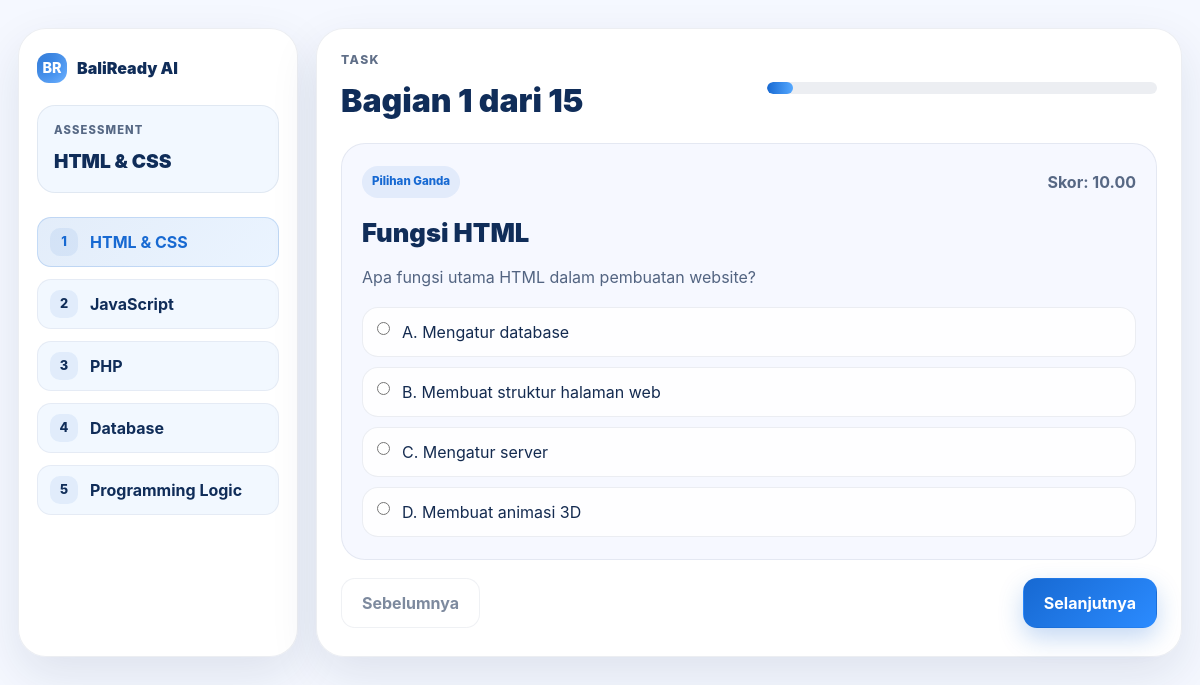
Screenshot of /assesment.php (signed in) with the database file from the repository.
### tables this page shows
CREATE TABLE `competencies` (
  `id` bigint UNSIGNED NOT NULL,
  `name` varchar(100) NOT NULL,
  `description` text,
  `created_at` timestamp NULL DEFAULT CURRENT_TIMESTAMP
);

CREATE TABLE `questions` (
  `id` bigint UNSIGNED NOT NULL,
  `competency_id` bigint UNSIGNED NOT NULL,
  `type` enum('multiple_choice','coding') NOT NULL,
  `title` varchar(200) NOT NULL,
  `question_text` text NOT NULL,
  `difficulty` enum('easy','medium','hard') NOT NULL DEFAULT 'easy',
  `points` decimal(6,2) NOT NULL DEFAULT '1.00',
  `programming_language` varchar(30) DEFAULT NULL,
  `starter_code` text,
  `created_at` timestamp NULL DEFAULT CURRENT_TIMESTAMP
);

CREATE TABLE `question_options` (
  `id` bigint UNSIGNED NOT NULL,
  `question_id` bigint UNSIGNED NOT NULL,
  `option_label` char(1) NOT NULL,
  `option_text` text NOT NULL,
  `is_correct` tinyint(1) NOT NULL DEFAULT '0'
);

### public/assessment.php (called while the page is built, shortened)
<?php
require_once __DIR__ . '/../app/bootstrap.php';
$controller = new AssessmentController($pdo);
$data = $controller->index();
include __DIR__ . '/../views/assessment/index.php';

### public/assesment.php (called while the page is built)
<?php
require_once __DIR__ . '/assessment.php';

### app/controllers/AssessmentController.php (called while the page is built, shortened)
<?php
class AssessmentController
{
    private QuestionModel $questionModel;
    public function __construct(PDO $pdo)
    {
        $this->questionModel = new QuestionModel($pdo);
    }
    public function index(): array
    {
        $questions = $this->questionModel->getAllQuestions();
        $optionsByQuestion = $this->questionModel->getOptionsByQuestion();
        $competencies = $this->questionModel->getCompetencies();
        return [
            'questions' => $questions,
            'optionsByQuestion' => $optionsByQuestion,
            'competencies' => $competencies,
        ];
    }
}

### app/models/Question.php (called while the page is built, shortened)
<?php
class QuestionModel
{
    private PDO $pdo;
    public function __construct(PDO $pdo)
    {
        $this->pdo = $pdo;
    }
    public function getCompetencies(): array
    {
        $stmt = $this->pdo->query('SELECT * FROM competencies ORDER BY id');
        return $stmt->fetchAll();
    }
    public function getAllQuestions(): array
    {
        $sql = 'SELECT q.*, c.name AS competency_name FROM questions q JOIN competencies c ON c.id = q.competency_id ORDER BY q.competency_id, q.id';
        $stmt = $this->pdo->query($sql);
        return $stmt->fetchAll();
    }
    public function getOptionsByQuestion(): array
    {
        $stmt = $this->pdo->query('SELECT * FROM question_options ORDER BY question_id, option_label');
        $options = $stmt->fetchAll();
        $result = [];
        foreach ($options as $option) {
            $result[$option['question_id']][] = [
                'id' => (int) $option['id'],
                'question_id' => (int) $option['question_id'],
                'option_label' => $option['option_label'],
                'option_text' => $option['option_text'],
            ];
        }
        return $result;
    }
}

### app/helpers.php (called while the page is built, shortened)
<?php
function e(mixed $value): string
{
    return htmlspecialchars((string) $value, ENT_QUOTES, 'UTF-8');
}

### views/assessment/index.php (the view, shortened to what this page needs)
<?php
$questions = $data['questions'] ?? [];
$optionsByQuestion = $data['optionsByQuestion'] ?? [];
$competencies = $data['competencies'] ?? [];
$questionCount = count($questions);
?>
<!DOCTYPE html>
<html lang="id">
<head>
    <script src="https://cdn.tailwindcss.com"></script>
    <link rel="stylesheet" href="assets/css/style.css?v=20261101">
</head>
<body class="assessment-shell">
    <div class="assessment-layout">
        <aside class="side-panel">
            <div class="brand">
                <span class="logo-mark">BR</span>
                <span>BaliReady AI</span>
            </div>
            <div style="margin-top: 22px; background: rgba(234,243,255,0.6); border: 1px solid rgba(16,45,89,0.08); border-radius: 18px; padding: 16px;">
                <div style="font-size: 0.7rem; text-transform: uppercase; letter-spacing: 0.1em; color: rgba(20,43,80,0.7); font-weight: 800;">Assessment</div>
                <div style="font-size: 1.2rem; font-weight: 900; color: var(--dark-navy); margin-top: 8px;">
                    <?php echo e($questions[0]['competency_name'] ?? 'Ujian'); ?>
                </div>
            </div>
            <?php if (!empty($competencies)): ?>
                <div class="chapter-list">
                    <?php foreach ($competencies as $index => $competency): ?>
                        <div class="chapter-item <?php echo $index === 0 ? 'active' : ''; ?>">
                            <span class="chapter-number"><?php echo (int) ($index + 1); ?></span>
                            <?php echo e($competency['name']); ?>
                        </div>
                    <?php endforeach; ?>
                </div>
            <?php endif; ?>
        </aside>
        <main class="question-panel">
            <?php if ($questionCount > 0): ?>
                <form method="post" id="assessment-form">
                    <div class="question-topbar">
                        <div>
                            <div style="font-size: 0.76rem; text-transform: uppercase; letter-spacing: 0.12em; color: rgba(20,43,80,0.68); font-weight: 800;">Task</div>
                            <h1 id="assessment-title" style="margin: 8px 0 0; font-size: 2rem; font-weight: 900; color: var(--dark-navy);">Bagian 1 dari <?php echo (int) $questionCount; ?></h1>
                        </div>
                        <div class="progress-bar"><span id="assessment-progress" style="width: <?php echo ($questionCount > 0) ? (100 / $questionCount) : 0; ?>%;"></span></div>
                    </div>
                    <?php foreach ($questions as $index => $question): ?>
                        <div class="question-card assessment-question" data-question-index="<?php echo (int) $index; ?>" style="<?php echo $index === 0 ? '' : 'display: none;'; ?>">
                            <div class="q-headline">
                                <div class="q-tag"><?php echo $question['type'] === 'coding' ? 'Coding' : 'Pilihan Ganda'; ?></div>
                                <span style="font-weight: 700; color: rgba(20,43,80,0.7);">Skor: <?php echo e($question['points']); ?></span>
                            </div>
                            <h2 style="margin: 0 0 12px; font-size: 1.6rem; font-weight: 900; color: var(--dark-navy);"><?php echo e($question['title']); ?></h2>
                            <p style="margin:0; color: rgba(20,43,80,0.72); line-height: 1.7;">
                                <?php echo nl2br(e($question['question_text'])); ?>
                            </p>
                            <?php if ($question['type'] === 'multiple_choice'): ?>
                                <div class="answer-list">
                                    <?php foreach ($optionsByQuestion[$question['id']] ?? [] as $option): ?>
                                        <label class="answer-option">
                                            <input type="radio" name="answers[<?php echo (int) $question['id']; ?>][option]" value="<?php echo (int) $option['id']; ?>">
                                            <span><?php echo e($option['option_label'] . '. ' . $option['option_text']); ?></span>
                                        </label>
                                    <?php endforeach; ?>
                                </div>
                            <?php endif; ?>
                        </div>
                    <?php endforeach; ?>
                    <div class="action-row">
                        <button class="btn-secondary" type="button" data-assessment-prev>Sebelumnya</button>
                        <button class="btn-primary" type="button" data-assessment-next>Selanjutnya</button>
                    </div>
                </form>
            <?php endif; ?>
        </main>
    </div>
</body>
</html>

### public/assets/css/style.css (style rules this page uses)
:root { --primary-blue: #1769D2; --dark-navy: #102D59; --light-blue: #EAF3FF; --background: #F5F8FF; --white: #FFFFFF; --text: #142B50; --success: #19B987; --warning: #F5A623; --danger: #EF476F; --line: rgba(16, 45, 89, 0.12); --shadow-soft: 0 18px 48px rgba(18, 36, 75, 0.10); }
* { box-sizing: border-box; }
html { scroll-behavior: smooth; }
body { margin: 0; font-family: Inter, "Segoe UI", sans-serif; background: var(--background); color: var(--text); }
button, a, input, textarea, select, label, [role="button"] { pointer-events: auto; }
button, input, textarea, select { font: inherit; }
.logo-mark { width: 30px; height: 30px; border-radius: 12px; background: linear-gradient(135deg, var(--primary-blue), #55A4FF); display: inline-flex; align-items: center; justify-content: center; color: white; font-weight: 800; font-size: 0.9rem; box-shadow: inset 0 0 18px rgba(255,255,255,0.2); }
.btn-primary, .btn-secondary, .btn-ghost { display: inline-flex; align-items: center; justify-content: center; border-radius: 14px; padding: 12px 20px; border: 1px solid transparent; font-weight: 700; transition: all 0.2s ease; cursor: pointer; }
.btn-primary { background: linear-gradient(135deg, var(--primary-blue), #2b8bff); color: var(--white); box-shadow: 0 10px 24px rgba(23,105,210,0.25); }
.btn-secondary { background: rgba(255,255,255,0.7); color: var(--text); border-color: rgba(16,45,89,0.12); }
.assessment-shell { min-height: 100vh; background: var(--background); padding: 0; }
.assessment-layout { max-width: 1360px; margin: 0 auto; padding: 28px 18px 40px; display: grid; grid-template-columns: 280px 1fr; gap: 18px; }
.side-panel { background: rgba(255,255,255,0.96); border: 1px solid rgba(16,45,89,0.08); border-radius: 28px; box-shadow: var(--shadow-soft); padding: 24px 18px; }
.side-panel .brand { display: flex; align-items: center; gap: 10px; font-weight: 900; color: var(--dark-navy); }
.side-panel .chapter-list { margin-top: 24px; display: grid; gap: 12px; }
.chapter-item { display: flex; align-items: center; gap: 12px; padding: 10px 12px; border-radius: 14px; background: rgba(234,243,255,0.6); border: 1px solid rgba(16,45,89,0.06); color: var(--dark-navy); font-weight: 700; }
.chapter-item.active { background: linear-gradient(135deg, rgba(23,105,210,0.12), rgba(86,164,255,0.12)); border-color: rgba(23,105,210,0.18); color: var(--primary-blue); }
.chapter-number { width: 28px; height: 28px; border-radius: 10px; display: inline-flex; align-items: center; justify-content: center; background: rgba(23,105,210,0.08); font-size: 0.8rem; font-weight: 800; }
.question-panel { background: rgba(255,255,255,0.96); border: 1px solid rgba(16,45,89,0.08); border-radius: 28px; box-shadow: var(--shadow-soft); padding: 22px 24px 28px; }
.question-topbar { display: flex; align-items: center; justify-content: space-between; gap: 20px; margin-bottom: 16px; }
.progress-bar { width: min(390px, 100%); height: 12px; background: rgba(16,45,89,0.08); border-radius: 999px; overflow: hidden; }
.progress-bar > span { display: block; height: 100%; background: linear-gradient(90deg, var(--primary-blue), #55a8ff); border-radius: inherit; }
.question-card { background: rgba(245,248,255,0.9); border: 1px solid rgba(16,45,89,0.08); border-radius: 24px; padding: 22px 20px; margin-top: 18px; }
.q-headline { display: flex; align-items: center; justify-content: space-between; gap: 12px; margin-bottom: 16px; }
.q-tag { display: inline-flex; padding: 7px 10px; border-radius: 999px; background: rgba(23,105,210,0.09); color: var(--primary-blue); font-size: 0.72rem; font-weight: 800; }
.answer-list { display: grid; gap: 10px; margin-top: 16px; }
.answer-option { display: flex; align-items: flex-start; gap: 12px; border: 1px solid rgba(16,45,89,0.08); border-radius: 16px; background: rgba(255,255,255,0.85); padding: 12px 14px; }
.answer-option input { margin-top: 2px; }
.action-row { display: flex; align-items: center; justify-content: space-between; gap: 14px; margin-top: 18px; }

### rows the page displays
competencies: name "HTML & CSS"
competencies: name "JavaScript"
competencies: name "PHP"
competencies: name "Database"
competencies: name "Programming Logic"
questions: type "Pilihan Ganda", points "10.00", title "Fungsi HTML", question_text "Apa fungsi utama HTML dalam pembuatan website?"
question_options: option_label+option_text "A. Mengatur database"
question_options: option_label+option_text "B. Membuat struktur halaman web"
question_options: option_label+option_text "C. Mengatur server"
question_options: option_label+option_text "D. Membuat animasi 3D"
